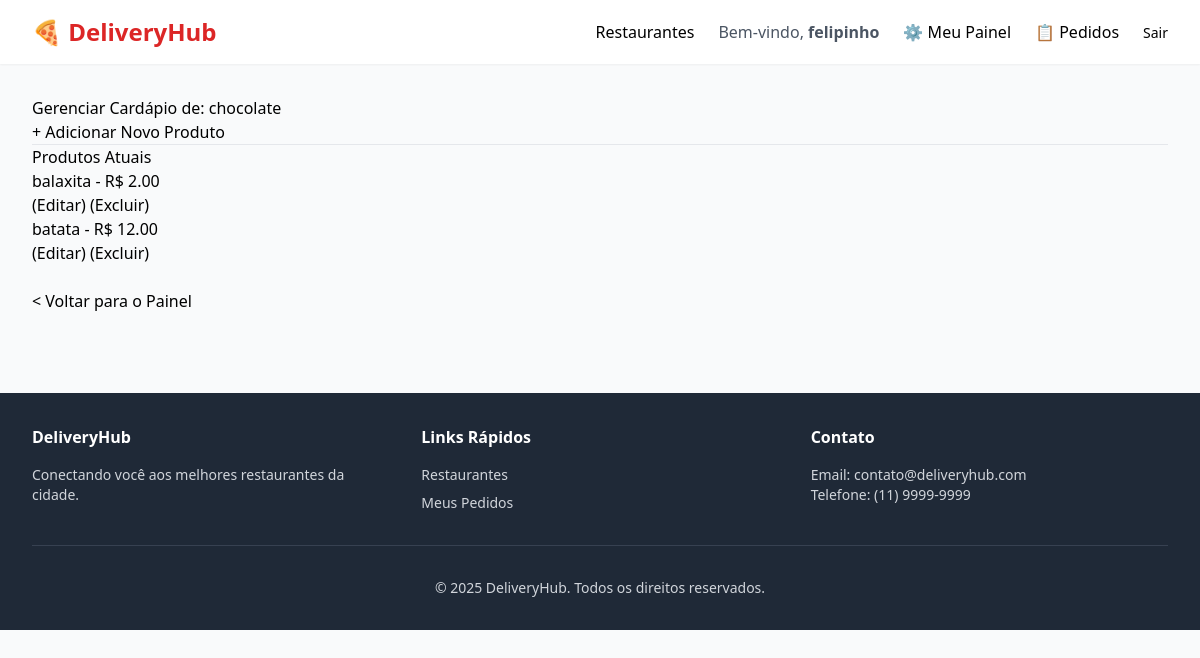
Screenshot of /painel/cardapio/ (signed in) with the database file from the repository.
### core/models.py (models this page shows, shortened)
class Restaurante(models.Model):
    dono = models.ForeignKey(User, on_delete=models.CASCADE, related_name='restaurantes')
    nome = models.CharField(max_length=100)
    endereco = models.TextField()
    horario_funcionamento = models.CharField(max_length=100, help_text="Ex: 08:00-22:00")
    tipo_cozinha = models.CharField(max_length=50)

class Produto(models.Model):
    restaurante = models.ForeignKey(Restaurante, on_delete=models.CASCADE, related_name='produtos')
    nome = models.CharField(max_length=100)
    descricao = models.TextField()
    preco = models.DecimalField(max_digits=10, decimal_places=2)
    categoria = models.CharField(max_length=50, help_text="Ex: Entrada, Prato Principal, Sobremesa")
    foto = models.ImageField(upload_to='produtos_fotos/', blank=True, null=True)

### core/views.py (the view)
# urls.py: path('painel/cardapio/', views.gerenciar_cardapio, name='gerenciar_cardapio'),
@login_required
def gerenciar_cardapio(request):
    if not hasattr(request.user, 'cliente') or request.user.cliente.tipo_usuario != 'RESTAURANTE':
        return redirect('core:lista_restaurantes')
    try:
        restaurante_do_dono = Restaurante.objects.get(dono=request.user)
        produtos = Produto.objects.filter(restaurante=restaurante_do_dono)
    except Restaurante.DoesNotExist:
        restaurante_do_dono = None
        produtos = []
    contexto = {
        'restaurante': restaurante_do_dono,
        'produtos': produtos
    }
    return render(request, 'core/gerenciar_cardapio.html', contexto)

### core/templates/core/gerenciar_cardapio.html
{% extends 'core/base.html' %}
{% block content %}
    <h1>Gerenciar Cardápio de: {{ restaurante.nome }}</h1>
    <a href="{% url 'core:adicionar_produto' %}">+ Adicionar Novo Produto</a>
    <hr>
    <h2>Produtos Atuais</h2>
    {% if produtos %}
        <ul>
            {% for p in produtos %}
                <li>{{ p.nome }} - R$ {{ p.preco }}</li>
                <a href="{% url 'core:editar_produto' p.id %}">(Editar)</a>
                <a href="{% url 'core:excluir_produto' p.id %}">(Excluir)</a>
            {% endfor %}
        </ul>
    {% else %}
        <p>Você ainda não tem nenhum produto no seu cardápio.</p>
    {% endif %}
    <br>
    <a href="{% url 'core:painel_restaurante' %}">< Voltar para o Painel</a>
{% endblock %}

### core/templates/core/base.html (shortened to what this page needs)
<!DOCTYPE html>
<html lang="pt-br">
<head>
    <script src="https://cdn.tailwindcss.com"></script>
    {% load static %}
    <link rel="stylesheet" href="{% static 'core/css/style.css' %}">
</head>
<body class="bg-gray-50">
    <header class="bg-white shadow-sm sticky top-0 z-50">
        <nav class="max-w-7xl mx-auto px-4 sm:px-6 lg:px-8 py-4">
            <div class="flex justify-between items-center">
                <div class="flex items-center gap-2">
                    <a href="{% url 'core:lista_restaurantes' %}" class="text-2xl font-bold text-red-600 hover:text-red-700 transition-colors">
                        🍕 DeliveryHub
                    </a>
                </div>
                <div class="hidden md:flex items-center gap-6">
                    <a href="{% url 'core:lista_restaurantes' %}" class="nav-link">Restaurantes</a>
                    {% if user.is_authenticated %}
                        <span class="text-gray-600">Bem-vindo, <strong>{{ user.username }}</strong></span>
                        {% if user.cliente.tipo_usuario == 'CLIENTE' %}
                            <a href="{% url 'core:ver_carrinho' %}" class="nav-link">🛒 Carrinho</a>
                            <a href="{% url 'core:meus_pedidos' %}" class="nav-link">📦 Meus Pedidos</a>
                        {% elif user.cliente.tipo_usuario == 'RESTAURANTE' %}
                            <a href="{% url 'core:painel_restaurante' %}" class="nav-link">⚙️ Meu Painel</a>
                            <a href="{% url 'core:ver_pedidos_restaurante' %}" class="nav-link">📋 Pedidos</a>
                        {% endif %}
                        <form action="{% url 'core:logout' %}" method="post" class="inline">
                            <button type="submit" class="btn-primary text-sm">Sair</button>
                        </form>
                    {% else %}
                        <a href="{% url 'core:login' %}" class="btn-secondary">Entrar</a>
                        <a href="{% url 'core:cadastro' %}" class="btn-primary">Cadastrar</a>
                    {% endif %}
                </div>
            </div>
        </nav>
    </header>
    <main class="max-w-7xl mx-auto px-4 sm:px-6 lg:px-8 py-8">
        {% block content %}
        {% endblock %}
    </main>
    <footer class="bg-gray-800 text-gray-300 mt-12">
        <div class="max-w-7xl mx-auto px-4 sm:px-6 lg:px-8 py-8">
            <div class="grid grid-cols-1 md:grid-cols-3 gap-8 mb-8">
                <div>
                    <h3 class="text-white font-bold mb-4">DeliveryHub</h3>
                    <p class="text-sm">Conectando você aos melhores restaurantes da cidade.</p>
                </div>
                <div>
                    <h4 class="text-white font-bold mb-4">Links Rápidos</h4>
                    <ul class="text-sm space-y-2">
                        <li><a href="{% url 'core:lista_restaurantes' %}" class="hover:text-white transition-colors">Restaurantes</a></li>
                        {% if user.is_authenticated %}
                            <li><a href="{% url 'core:meus_pedidos' %}" class="hover:text-white transition-colors">Meus Pedidos</a></li>
                        {% endif %}
                    </ul>
                </div>
                <div>
                    <h4 class="text-white font-bold mb-4">Contato</h4>
                    <p class="text-sm">Email: contato@deliveryhub.com</p>
                    <p class="text-sm">Telefone: (11) 9999-9999</p>
                </div>
            </div>
            <div class="border-t border-gray-700 pt-8 text-center text-sm">
                <p>&copy; 2025 DeliveryHub. Todos os direitos reservados.</p>
            </div>
        </div>
    </footer>
</body>
</html>

### core/templates/core/base.html (style rules this page uses)
:root { --primary: #EA1D2C; --primary-dark: #c91620; --primary-light: #f43f5e; }
body { @apply bg-gray-50; }
.btn-primary { @apply bg-red-600 hover:bg-red-700 text-white font-semibold py-2 px-4 rounded-lg transition-colors duration-200; }
.nav-link { @apply text-gray-700 hover:text-red-600 font-medium transition-colors duration-200; }

### rows the page displays
Restaurante: nome "chocolate"
Produto: nome "balaxita", preco "2.00"
Produto: nome "batata", preco "12.00"

### other values shown
{{ user.username }} "felipinho"
